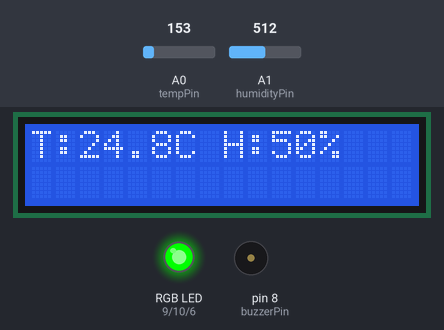
The sketch below on a simulated Arduino Uno, built with avr-gcc and run on an emulated ATmega328P. Shown: 16×2 character LCD, an RGB LED mixed from three pins (HIGH = lit), buzzer (waves = sounding, pin HIGH). Inputs (shaded band) come from the test bench; at power-on: A0 (tempPin) = 153, A1 (humidityPin) = 512.

Above: at 1.2 s.
1.3 s: A0 (tempPin) set to 133
At 3.2 s:
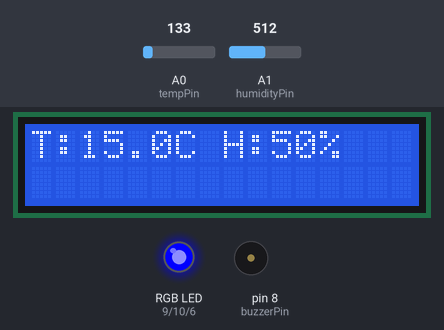
3.5 s: A1 (humidityPin) set to 113
At 5.1 s:
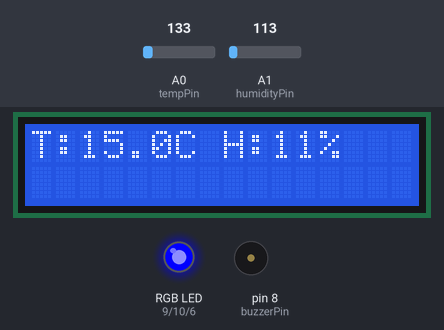
5.5 s: A1 (humidityPin) set to 98
At 6.8 s:
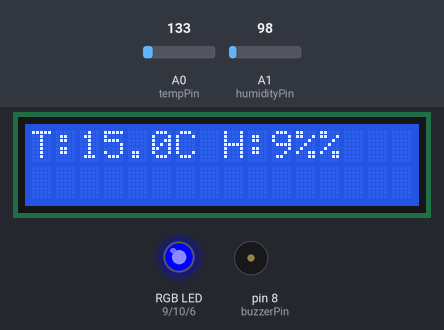
7.5 s: A0 (tempPin) set to 114
At 8.5 s:
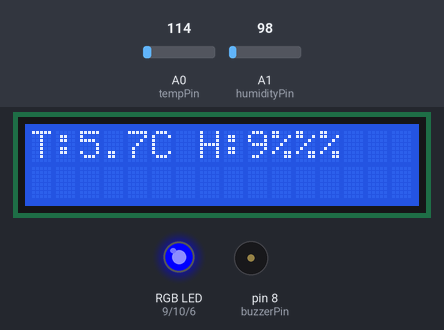
9.5 s: A0 (tempPin) set to 165
At 11.2 s:
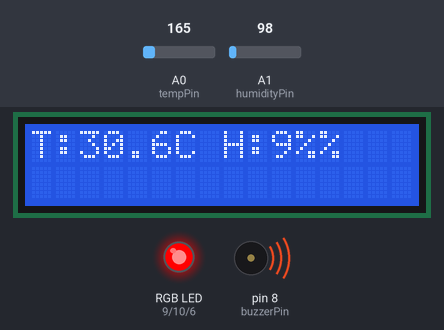
11.5 s: A1 (humidityPin) set to 122
At 13.1 s:
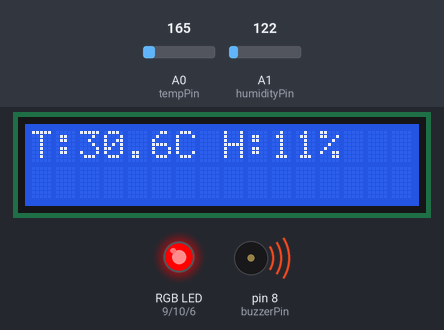
Timing chart, 0 to 14.5 s (numbered marks = the images above; inputs shaded):
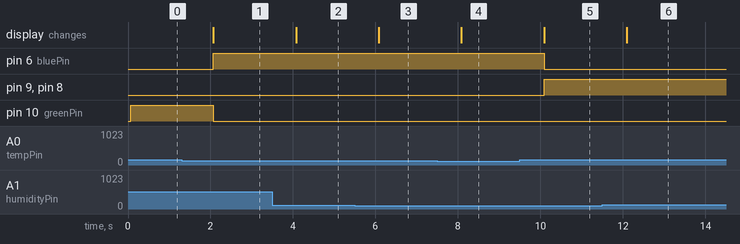

The sketch:

temp_humidity.ino
```cpp
#include <LiquidCrystal.h>

LiquidCrystal lcd(12, 11, 5, 4, 3, 2);

const int tempPin = A0;
const int humidityPin = A1;
const int buzzerPin = 8;
const int redPin = 9;
const int greenPin = 10;
const int bluePin = 6;

void setup() {
  lcd.begin(16, 2);
  pinMode(buzzerPin, OUTPUT);
  pinMode(redPin, OUTPUT);
  pinMode(greenPin, OUTPUT);
  pinMode(bluePin, OUTPUT);
}

void loop() {
  // Temperature from TMP36
  int sensorVal = analogRead(tempPin);
  float voltage = sensorVal * (5.0 / 1023.0);
  float temperatureC = (voltage - 0.5) * 100.0;

  // Simulated Humidity from potentiometer
  int humidityVal = analogRead(humidityPin);
  float humidity = map(humidityVal, 0, 1023, 0, 100);  // % humidity

  // LCD Display
  lcd.setCursor(0, 0);
  lcd.print("T:");
  lcd.print(temperatureC, 1);
  lcd.print("C H:");
  lcd.print(humidity, 0);
  lcd.print("%");

  // RGB and Buzzer logic
  if (temperatureC > 30) {
    digitalWrite(redPin, HIGH);
    digitalWrite(greenPin, LOW);
    digitalWrite(bluePin, LOW);
    digitalWrite(buzzerPin, HIGH);
  } else if (temperatureC < 20) {
    digitalWrite(bluePin, HIGH);
    digitalWrite(greenPin, LOW);
    digitalWrite(redPin, LOW);
    digitalWrite(buzzerPin, LOW);
  } else {
    digitalWrite(greenPin, HIGH);
    digitalWrite(redPin, LOW);
    digitalWrite(bluePin, LOW);
    digitalWrite(buzzerPin, LOW);
  }

  delay(1000);
}
```

Measured:
- the behaviour switches between 144 and 143 on A0 (tempPin) (found by bisection; images 0 and 1)
- the behaviour switches between 103 and 102 on A1 (humidityPin) (found by bisection; images 2 and 3)
- after the input at 1.3 s, pin 6 (bluePin): LOW → HIGH after 0.77 s; pin 10 (greenPin): HIGH → LOW after 0.77 s; the display: changes after 0.77 s (image 1)
- after the input at 3.5 s, the display: changes after 0.58 s (image 2)
- after the input at 5.5 s, the display: changes after 0.58 s (image 3)
- after the input at 7.5 s, the display: changes after 0.58 s (image 4)
- after the input at 9.5 s, pin 6 (bluePin): HIGH → LOW after 0.59 s; pin 9 (redPin), pin 8 (buzzerPin): LOW → HIGH after 0.59 s; the display: changes after 0.59 s (image 5)
- after the input at 11.5 s, the display: changes after 0.59 s (image 6)
